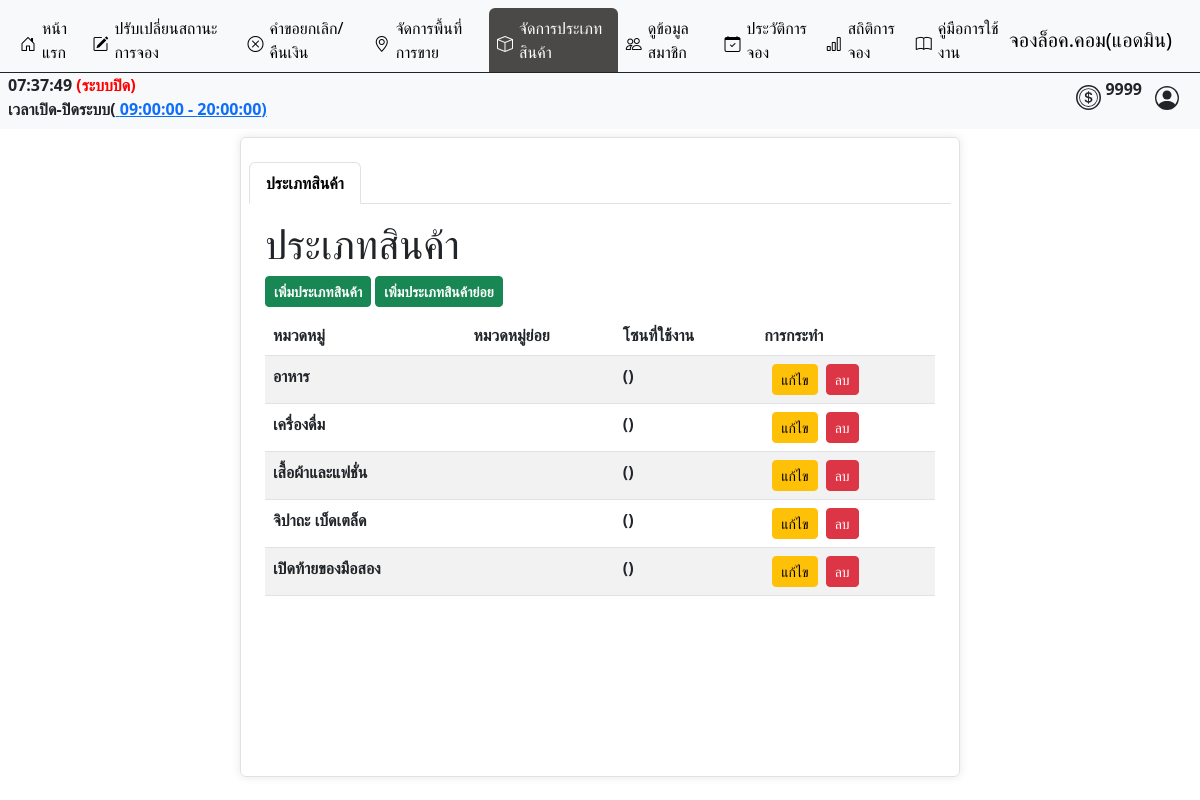
Page /admin/manage_cat.php (signed in) on the earlier database version.
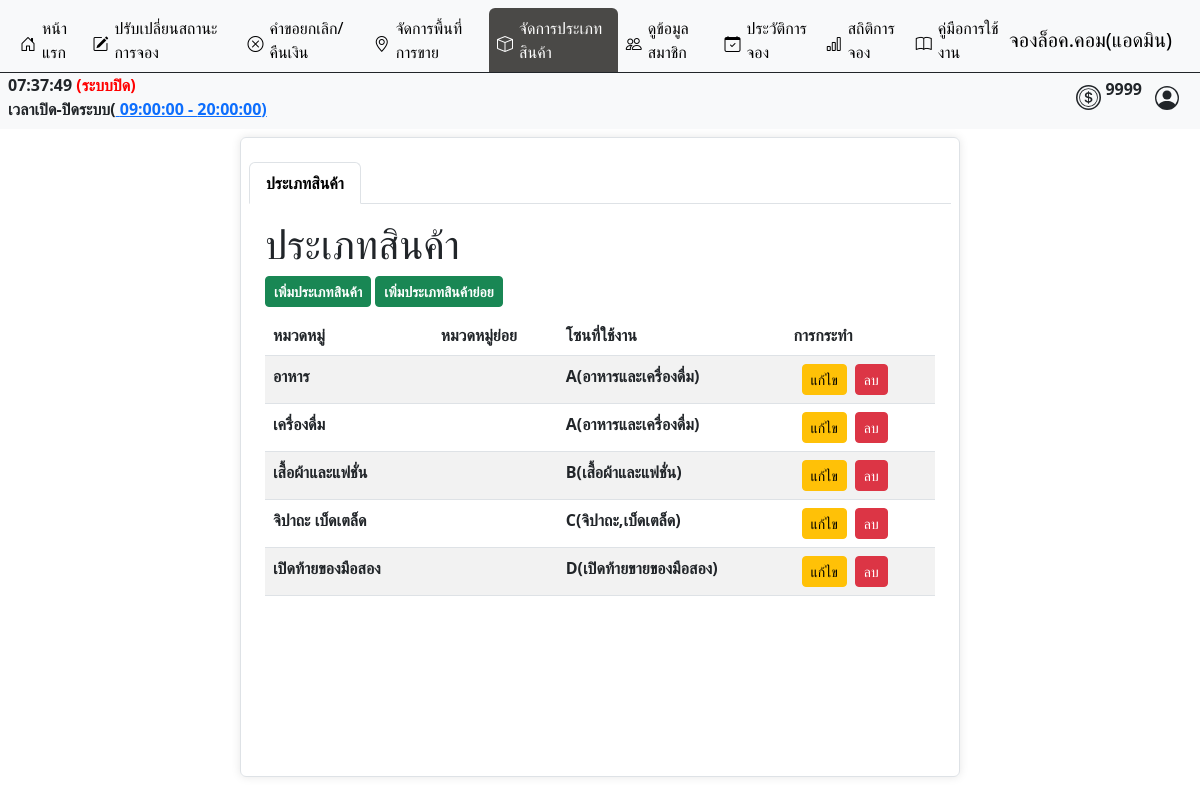
Same page on the later database version.
### tables this page shows
CREATE TABLE `category` (
  `id_category` int(11) NOT NULL,
  `cat_name` varchar(45) NOT NULL,
  `zone_allow` int(3) NOT NULL
);

CREATE TABLE `zone_detail` (
  `zone_id` int(3) UNSIGNED ZEROFILL NOT NULL COMMENT 'รหัสโซน',
  `zone_name` varchar(50) NOT NULL COMMENT 'ชื่อโซน',
  `zone_detail` varchar(45) NOT NULL,
  `pricePerDate` float DEFAULT NULL COMMENT 'ราคาต่อวัน',
  `pricePerMonth` float DEFAULT NULL COMMENT 'ราคาต่อเดือน'
);

### admin/manage_cat.php (the view, shortened to what this page needs)
<!DOCTYPE html>
<html lang="en">
<head>
    <link href="https://cdn.jsdelivr.net/npm/bootstrap@5.3.3/dist/css/bootstrap.min.css" rel="stylesheet">
    <link rel="stylesheet" href="../asset/css/font.css">
</head>
<body>
    <?php
    include('./admin_nav.php');
    ?>
    <div class="container mt-2 px-2 border bgcolor py-4 rounded overflow-auto" style="width: 60%; height: 40rem;">
        <ul class="nav nav-tabs" id="myTab">
            <li class="nav-item">
                <a class="nav-link active" data-bs-toggle="tab" href="#categort"><strong>ประเภทสินค้า</strong> </a>
            </li>
        </ul>
        <div class="tab-content " id="myTabContent">
            <div class="tab-pane fade show active mt-2 mx-2 p-2" id="categort">
                <div>
                    <h1>ประเภทสินค้า</h1>
                    <a href="#" class="btn btn-sm btn-success" type="button" data-bs-toggle="modal" data-bs-target="#AddCatModal">
                        <strong>เพิ่มประเภทสินค้า</strong>
                    </a>
                    <a href="#" class="btn btn-sm btn-success" type="button" data-bs-toggle="modal" data-bs-target="#AddSubCatModal">
                        <strong>เพิ่มประเภทสินค้าย่อย</strong>
                    </a>
                </div>
                <div class="mt-2">
                    <?php
                    $sql = "SELECT id_category, cat_name, zone_name,zone_detail
                            FROM category AS C
                            LEFT JOIN zone_detail AS Z ON C.zone_allow = Z.zone_id";
                    $result = $conn->query($sql);
                    if ($result->num_rows > 0) {
                        echo "<table class='table table-striped'>";
                        echo "<thead><tr><th>หมวดหมู่</th><th>หมวดหมู่ย่อย</th><th>โซนที่ใช้งาน</th><th>การกระทำ</th></tr></thead>";
                        echo "<tbody>";
                        while ($row = $result->fetch_assoc()) {
                            echo "<tr class='category-item' data-category-id='" . $row["id_category"] . "'>";
                            echo "<td><strong>" . $row["cat_name"] . "</strong></td>";
                            echo "<td>";
                            $id_category = $row["id_category"];
                            $cat_name = $row["cat_name"];
                            $sub_sql = "SELECT * FROM sub_category WHERE id_category = $id_category";
                            $sub_result = $conn->query($sub_sql);
                            $subcategories = [];
                            if ($sub_result->num_rows > 0) {
                                while ($sub_row = $sub_result->fetch_assoc()) {
                                    $subcategories[] = $sub_row["sub_cat_name"];
                                }
                            } else {
                                echo "No subcategories found for this category.";
                            }
                            $subcategories_str = implode(',', $subcategories);
                            echo "</td>";
                            echo "<td><strong>" . $row["zone_name"] . "(" . $row["zone_detail"] . ")</strong></td>";
                            echo "<td>";
                            echo "<button class='btn btn-sm mx-2 btn-warning edit-btn'
                            type='button'
                            data-bs-toggle='modal'
                            data-bs-target='#EditModal'
                            data-bs-id='" . htmlspecialchars($id_category) . "'
                            data-bs-cat_name='" . htmlspecialchars($cat_name) . "'
                            data-bs-sub_cat_name='" . htmlspecialchars($subcategories_str) . "'>
                            แก้ไข
                      </button>";
                            echo "<a href='#' class='btn btn-sm btn-danger' onclick='confirmDeleteCat(" . $id_category . ", \"" . $cat_name . "\"); return false;'>ลบ</a>";
                            echo "</td>";
                            echo "</tr>";
                        }
                        echo "</tbody></table>";
                    } else {
                        echo "0 results";
                    }
                    ?>
                </div>
            </div>
        </div>
    </div>
</body>
</html>

Differences in the rows shown:
changed category "อาหาร": zone_detail.zone_name (not shown) → "A"; zone_detail.zone_detail (not shown) → "อาหารและเครื่องดื่ม"
changed category "เครื่องดื่ม": zone_detail.zone_name (not shown) → "A"; zone_detail.zone_detail (not shown) → "อาหารและเครื่องดื่ม"
changed category "เสื้อผ้าและแฟชั่น": zone_detail.zone_name (not shown) → "B"; zone_detail.zone_detail (not shown) → "เสื้อผ้าและแฟชั่น"
changed category "จิปาถะ เบ็ดเตล็ด": zone_detail.zone_name (not shown) → "C"; zone_detail.zone_detail (not shown) → "จิปาถะ,เบ็ดเตล็ด"
changed category "เปิดท้ายของมือสอง": zone_detail.zone_name (not shown) → "D"; zone_detail.zone_detail (not shown) → "เปิดท้ายขายของมือสอง"
